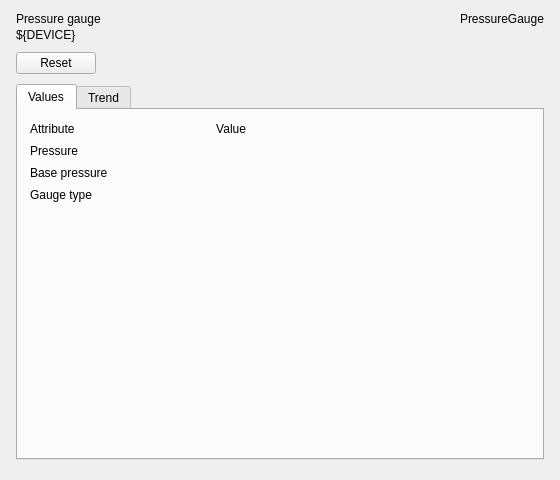
<?xml version="1.0" encoding="UTF-8"?>
<!--
  Pressure gauge panel for a PressureGauge device: commands, values, trend.
  Macros: DEVICE (the Tango device name)
  Open with a PyDMRelatedDisplayButton: filename "panels/pressuregauge/panel.ui", macros {"DEVICE": "..."}
-->
<ui version="4.0">
 <class>PressureGaugePanel</class>
 <widget class="QWidget" name="PressureGaugePanel">
  <property name="geometry">
   <rect>
    <x>0</x>
    <y>0</y>
    <width>560</width>
    <height>480</height>
   </rect>
  </property>
  <property name="windowTitle">
   <string>Pressure gauge ${DEVICE}</string>
  </property>
  <layout class="QVBoxLayout" name="main_layout">
   <property name="spacing">
    <number>10</number>
   </property>
   <property name="leftMargin">
    <number>16</number>
   </property>
   <property name="topMargin">
    <number>12</number>
   </property>
   <property name="rightMargin">
    <number>16</number>
   </property>
   <property name="bottomMargin">
    <number>10</number>
   </property>
   <item>
    <layout class="QHBoxLayout" name="header_layout">
     <property name="spacing">
      <number>12</number>
     </property>
     <property name="leftMargin">
      <number>0</number>
     </property>
     <property name="topMargin">
      <number>0</number>
     </property>
     <property name="rightMargin">
      <number>0</number>
     </property>
     <property name="bottomMargin">
      <number>0</number>
     </property>
     <item>
      <layout class="QVBoxLayout" name="titles_layout">
       <property name="spacing">
        <number>2</number>
       </property>
       <property name="leftMargin">
        <number>0</number>
       </property>
       <property name="topMargin">
        <number>0</number>
       </property>
       <property name="rightMargin">
        <number>0</number>
       </property>
       <property name="bottomMargin">
        <number>0</number>
       </property>
       <item>
        <widget class="QLabel" name="title">
         <property name="text">
          <string>Pressure gauge</string>
         </property>
         <property name="mbiRole" stdset="0">
          <string>title</string>
         </property>
        </widget>
       </item>
       <item>
        <widget class="QLabel" name="subtitle">
         <property name="text">
          <string>${DEVICE}</string>
         </property>
         <property name="textInteractionFlags">
          <set>Qt::TextSelectableByMouse</set>
         </property>
         <property name="mbiRole" stdset="0">
          <string>subheading</string>
         </property>
        </widget>
       </item>
      </layout>
     </item>
     <item>
      <spacer name="spacer">
       <property name="orientation">
        <enum>Qt::Horizontal</enum>
       </property>
       <property name="sizeHint" stdset="0">
        <size>
         <width>0</width>
         <height>0</height>
        </size>
       </property>
      </spacer>
     </item>
     <item alignment="Qt::AlignTop">
      <widget class="QLabel" name="device_class">
       <property name="text">
        <string>PressureGauge</string>
       </property>
       <property name="mbiRole" stdset="0">
        <string>caption</string>
       </property>
      </widget>
     </item>
    </layout>
   </item>
   <item>
    <layout class="QHBoxLayout" name="commands_layout">
     <property name="spacing">
      <number>8</number>
     </property>
     <property name="leftMargin">
      <number>0</number>
     </property>
     <property name="topMargin">
      <number>0</number>
     </property>
     <property name="rightMargin">
      <number>0</number>
     </property>
     <property name="bottomMargin">
      <number>0</number>
     </property>
     <item>
      <widget class="PyDMPushButton" name="reset_command">
       <property name="text">
        <string>Reset</string>
       </property>
       <property name="toolTip">
        <string>tango://${DEVICE}/Reset</string>
       </property>
       <property name="channel" stdset="0">
        <string>tango://${DEVICE}/Reset</string>
       </property>
       <property name="pressValue" stdset="0">
        <string>1</string>
       </property>
      </widget>
     </item>
     <item>
      <spacer name="spacer_2">
       <property name="orientation">
        <enum>Qt::Horizontal</enum>
       </property>
       <property name="sizeHint" stdset="0">
        <size>
         <width>0</width>
         <height>0</height>
        </size>
       </property>
      </spacer>
     </item>
    </layout>
   </item>
   <item>
    <widget class="QTabWidget" name="tabs">
     <property name="currentIndex">
      <number>0</number>
     </property>
     <widget class="QWidget" name="values_tab">
      <attribute name="title">
       <string>Values</string>
      </attribute>
      <layout class="QGridLayout" name="values_layout">
       <property name="spacing">
        <number>8</number>
       </property>
       <property name="leftMargin">
        <number>12</number>
       </property>
       <property name="topMargin">
        <number>12</number>
       </property>
       <property name="rightMargin">
        <number>12</number>
       </property>
       <property name="bottomMargin">
        <number>12</number>
       </property>
       <item row="0" column="0">
        <widget class="QLabel" name="attribute_heading">
         <property name="text">
          <string>Attribute</string>
         </property>
         <property name="mbiRole" stdset="0">
          <string>caption</string>
         </property>
        </widget>
       </item>
       <item row="0" column="1">
        <widget class="QLabel" name="value_heading">
         <property name="text">
          <string>Value</string>
         </property>
         <property name="alignment">
          <set>Qt::AlignRight|Qt::AlignVCenter</set>
         </property>
         <property name="mbiRole" stdset="0">
          <string>caption</string>
         </property>
        </widget>
       </item>
       <item row="1" column="0">
        <widget class="QLabel" name="pressure_label">
         <property name="text">
          <string>Pressure</string>
         </property>
        </widget>
       </item>
       <item row="1" column="1">
        <widget class="PyDMLabel" name="pressure">
         <property name="minimumSize">
          <size>
           <width>130</width>
           <height>0</height>
          </size>
         </property>
         <property name="toolTip">
          <string>tango://${DEVICE}/pressure</string>
         </property>
         <property name="alignment">
          <set>Qt::AlignRight|Qt::AlignVCenter</set>
         </property>
         <property name="mbiRole" stdset="0">
          <string>value</string>
         </property>
         <property name="showUnits" stdset="0">
          <bool>true</bool>
         </property>
         <property name="channel" stdset="0">
          <string>tango://${DEVICE}/pressure</string>
         </property>
         <property name="displayFormat" stdset="0">
          <enum>PyDMLabel::Exponential</enum>
         </property>
        </widget>
       </item>
       <item row="2" column="0">
        <widget class="QLabel" name="base_pressure_label">
         <property name="text">
          <string>Base pressure</string>
         </property>
        </widget>
       </item>
       <item row="2" column="1">
        <widget class="PyDMLabel" name="base_pressure">
         <property name="minimumSize">
          <size>
           <width>130</width>
           <height>0</height>
          </size>
         </property>
         <property name="toolTip">
          <string>tango://${DEVICE}/base_pressure</string>
         </property>
         <property name="alignment">
          <set>Qt::AlignRight|Qt::AlignVCenter</set>
         </property>
         <property name="mbiRole" stdset="0">
          <string>value</string>
         </property>
         <property name="showUnits" stdset="0">
          <bool>true</bool>
         </property>
         <property name="channel" stdset="0">
          <string>tango://${DEVICE}/base_pressure</string>
         </property>
         <property name="displayFormat" stdset="0">
          <enum>PyDMLabel::Exponential</enum>
         </property>
        </widget>
       </item>
       <item row="3" column="0">
        <widget class="QLabel" name="gauge_type_label">
         <property name="text">
          <string>Gauge type</string>
         </property>
        </widget>
       </item>
       <item row="3" column="1">
        <widget class="PyDMLabel" name="gauge_type">
         <property name="minimumSize">
          <size>
           <width>130</width>
           <height>0</height>
          </size>
         </property>
         <property name="toolTip">
          <string>tango://${DEVICE}/gauge_type</string>
         </property>
         <property name="alignment">
          <set>Qt::AlignRight|Qt::AlignVCenter</set>
         </property>
         <property name="mbiRole" stdset="0">
          <string>value</string>
         </property>
         <property name="showUnits" stdset="0">
          <bool>true</bool>
         </property>
         <property name="channel" stdset="0">
          <string>tango://${DEVICE}/gauge_type</string>
         </property>
        </widget>
       </item>
       <item row="4" column="0">
        <spacer name="spacer_3">
         <property name="orientation">
          <enum>Qt::Vertical</enum>
         </property>
         <property name="sizeHint" stdset="0">
          <size>
           <width>0</width>
           <height>0</height>
          </size>
         </property>
        </spacer>
       </item>
       <item row="0" column="3">
        <spacer name="spacer_4">
         <property name="orientation">
          <enum>Qt::Horizontal</enum>
         </property>
         <property name="sizeHint" stdset="0">
          <size>
           <width>0</width>
           <height>0</height>
          </size>
         </property>
        </spacer>
       </item>
      </layout>
     </widget>
     <widget class="QWidget" name="trend_tab">
      <attribute name="title">
       <string>Trend</string>
      </attribute>
      <layout class="QVBoxLayout" name="trend_layout">
       <property name="leftMargin">
        <number>6</number>
       </property>
       <property name="topMargin">
        <number>6</number>
       </property>
       <property name="rightMargin">
        <number>6</number>
       </property>
       <property name="bottomMargin">
        <number>6</number>
       </property>
       <item>
        <widget class="PyDMTimePlot" name="trend">
         <property name="toolTip">
          <string>Last 10 minutes; right click for options</string>
         </property>
         <property name="yAxes" stdset="0">
          <stringlist>
           <string>{"name": "Pressure", "orientation": "left", "label": "Pressure", "minRange": -1.0, "maxRange": 1.0, "autoRange": true, "logMode": true}</string>
          </stringlist>
         </property>
         <property name="curves" stdset="0">
          <stringlist>
           <string>{"channel": "tango://${DEVICE}/pressure", "plot_style": null, "name": "Pressure", "color": "#2ab5dd", "lineStyle": 1, "lineWidth": 2, "symbol": null, "symbolSize": 10, "yAxisName": "Pressure", "barWidth": null, "upperThreshold": null, "lowerThreshold": null, "thresholdColor": "white"}</string>
          </stringlist>
         </property>
         <property name="timeSpan" stdset="0">
          <double>600.0</double>
         </property>
         <property name="updateInterval" stdset="0">
          <double>1.0</double>
         </property>
         <property name="showLegend" stdset="0">
          <bool>true</bool>
         </property>
         <property name="showXGrid" stdset="0">
          <bool>true</bool>
         </property>
         <property name="showYGrid" stdset="0">
          <bool>true</bool>
         </property>
         <property name="backgroundColor" stdset="0">
          <color alpha="255">
           <red>43</red>
           <green>47</green>
           <blue>64</blue>
          </color>
         </property>
         <property name="axisColor" stdset="0">
          <color alpha="255">
           <red>164</red>
           <green>168</green>
           <blue>184</blue>
          </color>
         </property>
        </widget>
       </item>
      </layout>
     </widget>
    </widget>
   </item>
   <item>
    <widget class="MbiDeviceFooter" name="footer">
     <property name="device" stdset="0">
      <string>${DEVICE}</string>
     </property>
    </widget>
   </item>
  </layout>
 </widget>
 <customwidgets>
  <customwidget>
   <class>MbiDeviceFooter</class>
   <extends>QWidget</extends>
   <header>pydm_mbi.widgets.footer</header>
  </customwidget>
  <customwidget>
   <class>PyDMLabel</class>
   <extends>QLabel</extends>
   <header>pydm.widgets.label</header>
  </customwidget>
  <customwidget>
   <class>PyDMPushButton</class>
   <extends>QPushButton</extends>
   <header>pydm.widgets.pushbutton</header>
  </customwidget>
  <customwidget>
   <class>PyDMTimePlot</class>
   <extends>QGraphicsView</extends>
   <header>pydm.widgets.timeplot</header>
  </customwidget>
 </customwidgets>
 <resources />
 <connections />
</ui>
